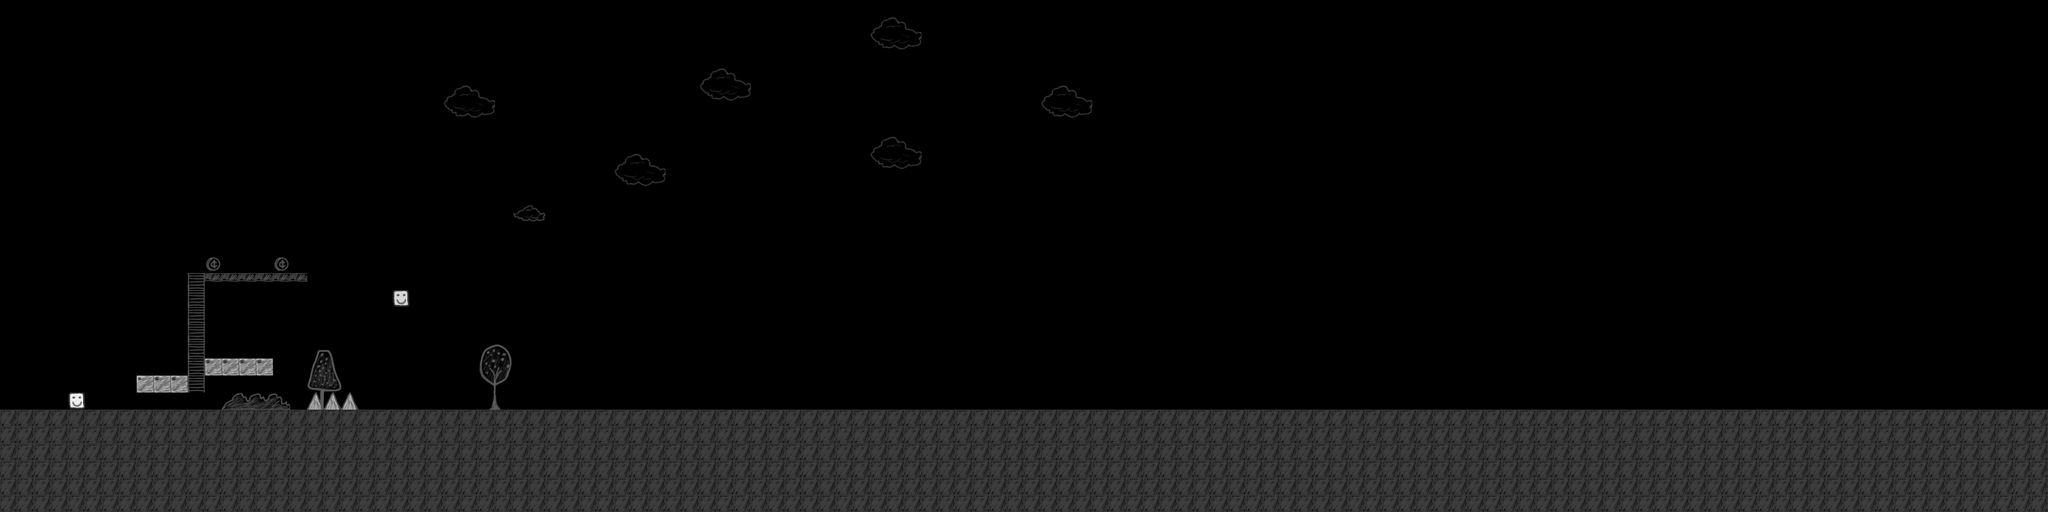

Below is a game level as drawn by its tile map, then a one-line description and the .tmx that defines it (tile-layer data replaced by summaries):
An orthogonal 120x30 tile map with 32x32 px tiles, 3 tile layers (Map, Actors, front), 1 hidden layer not drawn.

<map version="1.0" orientation="orthogonal" width="120" height="30" tilewidth="32" tileheight="32">
 <tileset firstgid="1" name="Tilesheet" tilewidth="32" tileheight="32">
  <image source="Tilesheet.png" width="512" height="256" />
  <tile id="12">
   <properties>
    <property name="lethal" value="True" />
   </properties>
  </tile>
  <tile id="24">
   <properties>
    <property name="type" value="GoldCoin" />
   </properties>
  </tile>
  <tile id="26">
   <properties>
    <property name="blocks" value="False" />
    <property name="ladder" value="True" />
   </properties>
  </tile>
  <tile id="27">
   <properties>
    <property name="lethal" value="True" />
   </properties>
  </tile>
  <tile id="41">
   <properties>
    <property name="height" value="16" />
   </properties>
  </tile>
  <tile id="42">
   <properties>
    <property name="lethal" value="True" />
   </properties>
  </tile>
  <tile id="57">
   <properties>
    <property name="lethal" value="True" />
   </properties>
  </tile>
  <tile id="72">
   <properties>
    <property name="type" value="Player" />
   </properties>
  </tile>
 </tileset>
 <imagelayer name="Image Layer 1" width="120" height="30" visible="0">
  <image source="background.png" />
  <properties>
   <property name="parallax" value="True" />
   <property name="parallax_factor_x" value="90" />
   <property name="parallax_factor_y" value="90" />
  </properties>
 </imagelayer>
 <layer name="Map" width="120" height="30" opacity="0.9">
  <data>[3600 cells, 744 non-empty, 7 distinct tile ids]</data>
 </layer>
 <layer name="Actors" width="120" height="30">
  <properties>
   <property name="actors" value="True" />
  </properties>
  <data>[3600 cells, 3 non-empty, 2 distinct tile ids]</data>
 </layer>
 <layer name="front" width="120" height="30">
  <properties>
   <property name="parallax" value="True" />
   <property name="parallax_factor_x" value="110" />
   <property name="parallax_factor_y" value="100" />
  </properties>
  <data>[3600 cells, 58 non-empty, 28 distinct tile ids]</data>
 </layer>
</map>
